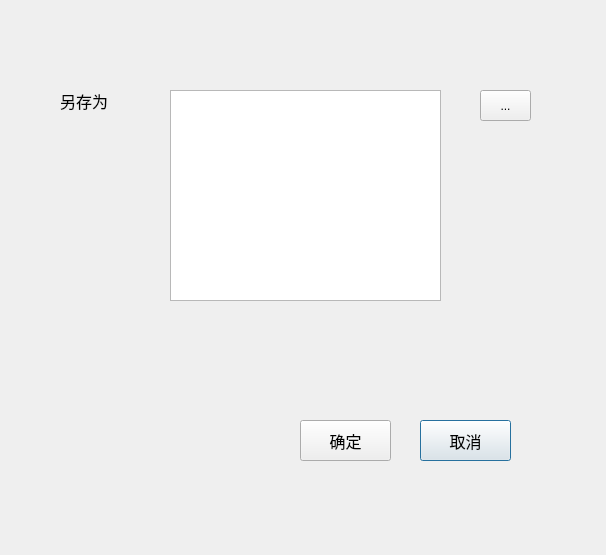
<?xml version="1.0" encoding="UTF-8"?>
<ui version="4.0">
 <class>Dialog</class>
 <widget class="QDialog" name="Dialog">
  <property name="geometry">
   <rect>
    <x>0</x>
    <y>0</y>
    <width>606</width>
    <height>555</height>
   </rect>
  </property>
  <property name="windowTitle">
   <string>Dialog</string>
  </property>
  <widget class="QLabel" name="label">
   <property name="geometry">
    <rect>
     <x>60</x>
     <y>90</y>
     <width>81</width>
     <height>21</height>
    </rect>
   </property>
   <property name="font">
    <font>
     <pointsize>12</pointsize>
    </font>
   </property>
   <property name="text">
    <string>另存为</string>
   </property>
  </widget>
  <widget class="QToolButton" name="selectFilleBtn">
   <property name="geometry">
    <rect>
     <x>480</x>
     <y>90</y>
     <width>51</width>
     <height>31</height>
    </rect>
   </property>
   <property name="text">
    <string>...</string>
   </property>
  </widget>
  <widget class="QTextEdit" name="textEdit">
   <property name="geometry">
    <rect>
     <x>170</x>
     <y>90</y>
     <width>271</width>
     <height>211</height>
    </rect>
   </property>
  </widget>
  <widget class="QPushButton" name="exitBtn">
   <property name="geometry">
    <rect>
     <x>420</x>
     <y>420</y>
     <width>91</width>
     <height>41</height>
    </rect>
   </property>
   <property name="font">
    <font>
     <pointsize>12</pointsize>
    </font>
   </property>
   <property name="text">
    <string>取消</string>
   </property>
  </widget>
  <widget class="QPushButton" name="operateBtn">
   <property name="geometry">
    <rect>
     <x>300</x>
     <y>420</y>
     <width>91</width>
     <height>41</height>
    </rect>
   </property>
   <property name="font">
    <font>
     <pointsize>12</pointsize>
    </font>
   </property>
   <property name="text">
    <string>确定</string>
   </property>
  </widget>
 </widget>
 <resources/>
 <connections/>
</ui>
